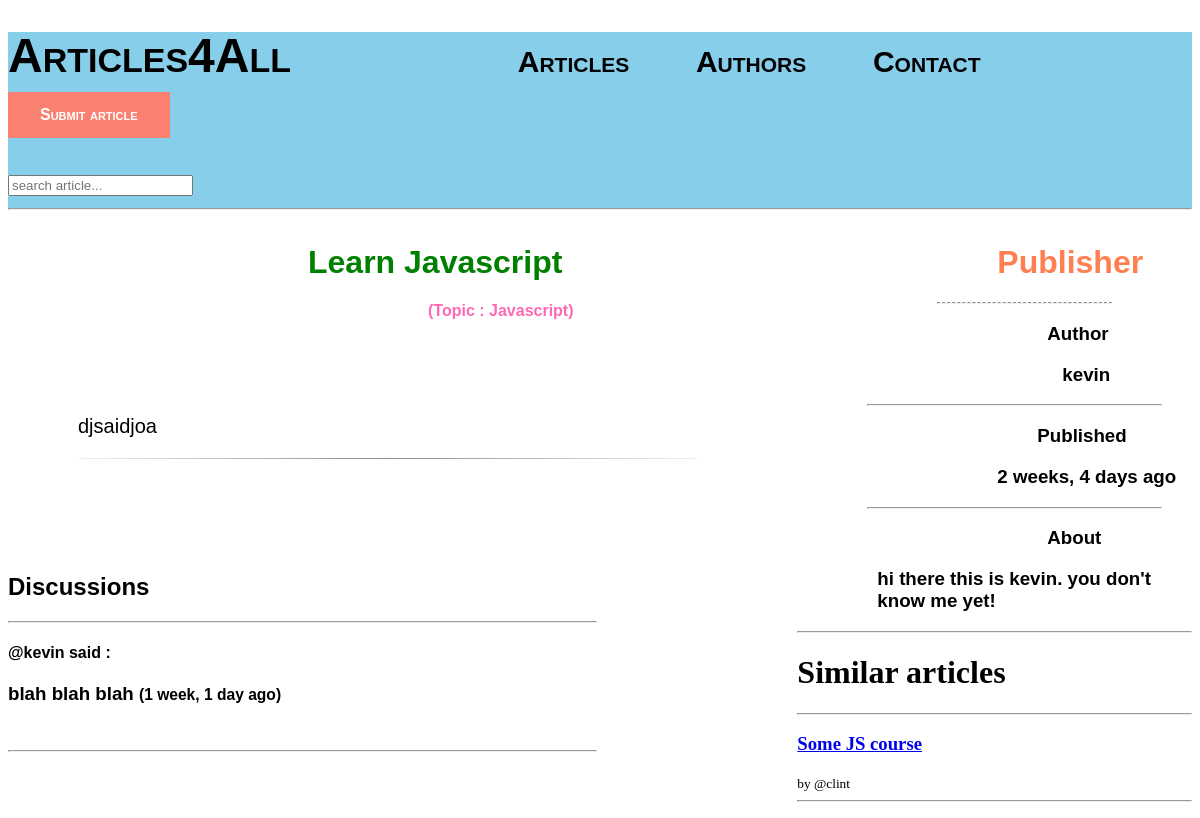
The page /article/44 on the database as committed earlier.
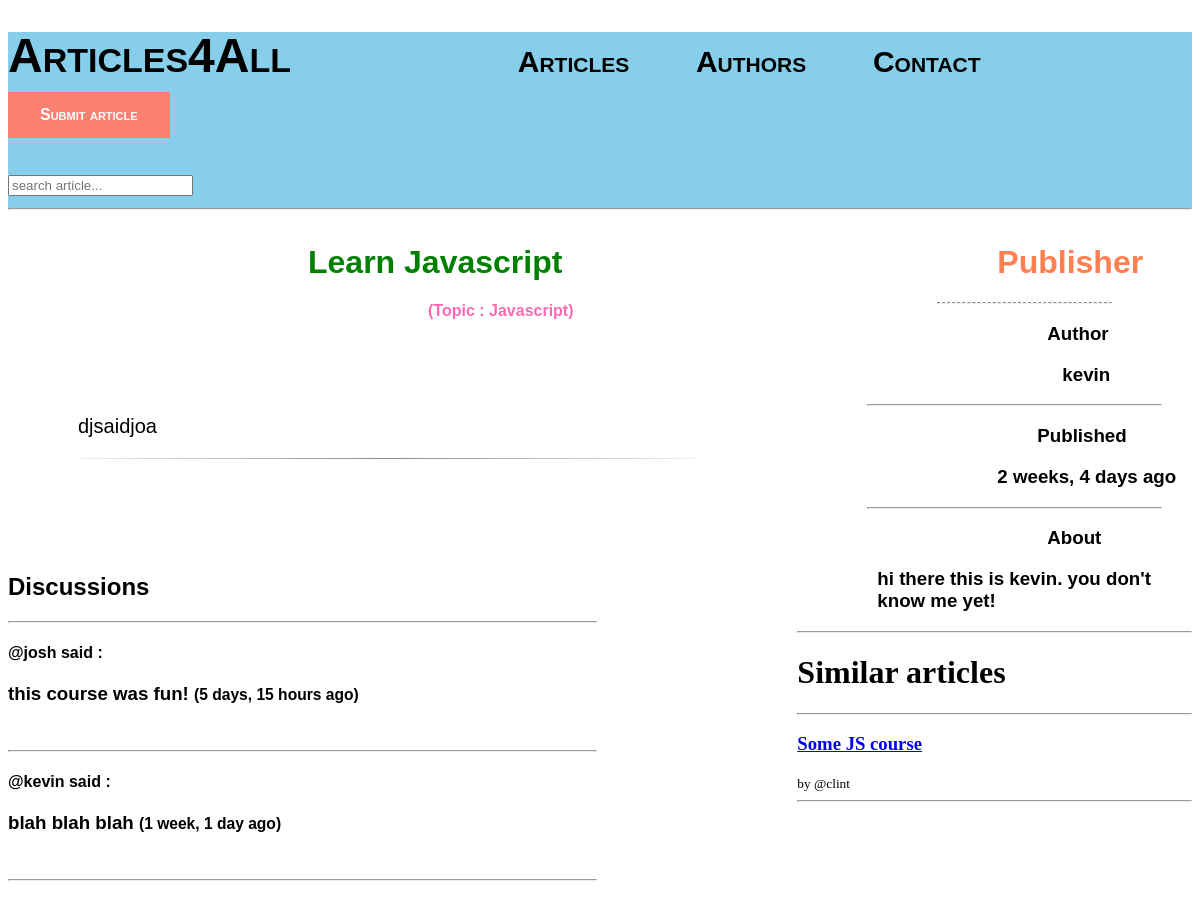
The same page on the database as committed later.
### articles/models.py (models this page shows, shortened)
class Comment(models.Model):
	user = models.ForeignKey(User, on_delete=models.CASCADE)
	article = models.ForeignKey(Article, on_delete=models.CASCADE)
	body = models.TextField()
	created = models.DateTimeField(auto_now_add=True)
	updated = models.DateTimeField(auto_now=True)
	class Meta:
		ordering = ['-updated', 'created']

class Article(models.Model):
	title = models.CharField(max_length=50)
	topic = models.ForeignKey(Topic, on_delete=models.SET_NULL, null=True)
	body = models.CharField(max_length=800)
	author = models.ForeignKey(Author, on_delete=models.CASCADE)
	updated = models.DateTimeField(auto_now=True)
	created = models.DateTimeField(auto_now_add=True)
	class Meta:
		ordering = ['-updated', 'created']

class Author(models.Model):
	name = models.CharField(max_length=40)
	age = models.CharField(max_length=3)
	email = models.EmailField(max_length=50)
	about = models.CharField(max_length=500)

### articles/views.py (the view, shortened to what this page needs)
# urls.py: path('article/<int:id>', ArticleView.as_view(), name='article-page'),
class ArticleView(View):
	template_name = 'article/article.html'
	def get(self, request, id=None, *args, **kwargs):
		obj = get_object_or_404(Article, id=id)
		comments = obj.comment_set.all().order_by('-created')
		articles = Article.objects.all()
		context = {'object': obj, 'comments': comments, 'articles': articles}
		return render(request, self.template_name, context)

### articles/models.py (called while the page is built)
	def __str__(self):
		return self.name

### articles/templates/article/article.html (shortened to what this page needs)
{% include 'base.html' %}
{% block content %}
	<div class="article-container">
		<div class="article">
			<h1 style="font-family: lucida sans, sans-serif; position: relative; margin-left: 300px; color: green;">{{object.title}}
			</h1>
			<h4 style="margin-left: 420px; font-family: arial, sans-serif; color: hotpink;">(Topic : {{object.topic}})</h4>
			<br>
			<br>
			<br>
			<h3 style="font: caption; margin-left: 70px; margin-right: 100px; font-size: 20px">{{object.body}}</h3>
			<hr style="margin-left: 70px; margin-right: 100px; border: 0;
  height: 1px;
  background-image: -webkit-linear-gradient(left, #f0f0f0, #8c8b8b, #f0f0f0);
  background-image: -moz-linear-gradient(left, #f0f0f0, #8c8b8b, #f0f0f0);
  background-image: -ms-linear-gradient(left, #f0f0f0, #8c8b8b, #f0f0f0);
  background-image: -o-linear-gradient(left, #f0f0f0, #8c8b8b, #f0f0f0); ">
			<br>
			<br>
			<br>
			<br>
				<div style="margin-right: 200px">
						<h2 style="font-family: arial, sans-serif;">Discussions</h2>
						<hr>
						{% for comment in comments %}
							<h4 style="font-family: arial narrow, sans-serif;">@{{comment.user}} said :</h4>
							<h3 style="font-family: arial, sans-serif;">{{comment.body}} <small>({{comment.created|timesince}} ago)</small> </h3>
							<br>
							<hr>
						{% endfor %}
				</div>
		</div>
		<div class="about-publisher">
			<h1 style="margin-left: 200px; font-family: consolas, sans-serif; color: coral;">Publisher</h1>
			<hr style="border-top: 1px dashed #8c8b8b; margin-right: 80px; margin-left: 140px">
			<h3 style="margin-left: 250px; font-family: lucida sans, sans-serif;">Author</h3>
			<h3 style="margin-left: 265px; font-family: arial, sans-serif;">{{object.author.name}}</h3>
			<hr style="margin-left: 70px; margin-right: 30px;">
			<h3 style="margin-left: 240px; font-family: lucida sans, sans-serif;">Published</h3>
			<h3 style="margin-left: 200px; font-family: arial, sans-serif;">{{object.created|timesince}} ago</h3>
			<hr style="margin-left: 70px; margin-right: 30px;">
			<h3 style="margin-left: 250px; font-family: lucida sans, sans-serif;">About</h3>
			<h3 style="margin-left: 80px; font-family: arial, sans-serif;">{{object.author.about}}</h3>
			<hr>
			<div>
				<h1>Similar articles</h1>
				<hr>
				{% for article in articles %}
					{% if object.topic == article.topic and object.title != article.title %}
						<a href="{% url 'article-page' article.id %}"><h3>{{article.title}}</h3></a>
						<small>by @{{article.author.name}}</small>
						<hr>
					{% endif %}
				{% endfor %}
			</div>
		</div>
	</div>
{% endblock %}

Rows that differ between the two databases and show on the page:
added Comment: user "josh", body "this course was fun!", created "5 days, 15 hours"
